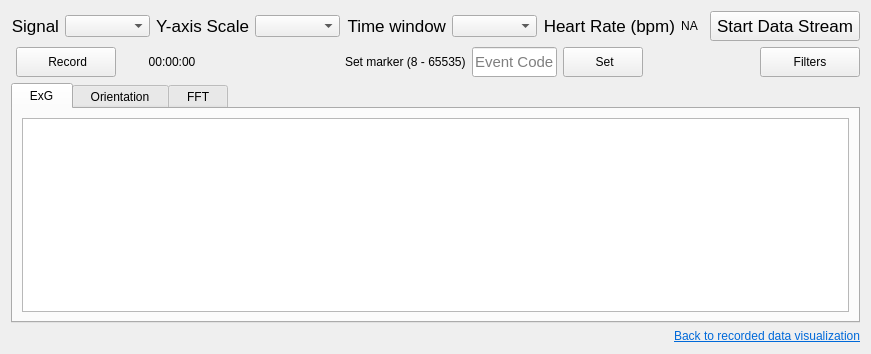
            <widget class="QWidget" name="page_plotsNoWidget">
             <property name="styleSheet">
              <string notr="true"/>
             </property>
             <layout class="QVBoxLayout" name="verticalLayout_21">
              <item>
               <layout class="QHBoxLayout" name="horizontalLayout_32">
                <item>
                 <widget class="QLabel" name="label_signal">
                  <property name="font">
                   <font>
                    <pointsize>13</pointsize>
                    <italic>false</italic>
                    <bold>false</bold>
                   </font>
                  </property>
                  <property name="text">
                   <string>Signal</string>
                  </property>
                  <property name="alignment">
                   <set>Qt::AlignRight|Qt::AlignTrailing|Qt::AlignVCenter</set>
                  </property>
                 </widget>
                </item>
                <item>
                 <widget class="QComboBox" name="value_signal">
                  <property name="minimumSize">
                   <size>
                    <width>85</width>
                    <height>0</height>
                   </size>
                  </property>
                  <property name="maximumSize">
                   <size>
                    <width>16777215</width>
                    <height>16777215</height>
                   </size>
                  </property>
                 </widget>
                </item>
                <item>
                 <widget class="QLabel" name="label_yAxis">
                  <property name="font">
                   <font>
                    <pointsize>13</pointsize>
                    <italic>false</italic>
                    <bold>false</bold>
                   </font>
                  </property>
                  <property name="text">
                   <string>Y-axis Scale</string>
                  </property>
                  <property name="alignment">
                   <set>Qt::AlignRight|Qt::AlignTrailing|Qt::AlignVCenter</set>
                  </property>
                 </widget>
                </item>
                <item>
                 <widget class="QComboBox" name="value_yAxis">
                  <property name="minimumSize">
                   <size>
                    <width>85</width>
                    <height>0</height>
                   </size>
                  </property>
                  <property name="maximumSize">
                   <size>
                    <width>16777215</width>
                    <height>16777215</height>
                   </size>
                  </property>
                 </widget>
                </item>
                <item>
                 <widget class="QLabel" name="label_timeScale">
                  <property name="font">
                   <font>
                    <pointsize>13</pointsize>
                    <italic>false</italic>
                    <bold>false</bold>
                   </font>
                  </property>
                  <property name="text">
                   <string>Time window</string>
                  </property>
                  <property name="alignment">
                   <set>Qt::AlignRight|Qt::AlignTrailing|Qt::AlignVCenter</set>
                  </property>
                 </widget>
                </item>
                <item>
                 <widget class="QComboBox" name="value_timeScale">
                  <property name="minimumSize">
                   <size>
                    <width>85</width>
                    <height>0</height>
                   </size>
                  </property>
                  <property name="maximumSize">
                   <size>
                    <width>16777215</width>
                    <height>16777215</height>
                   </size>
                  </property>
                 </widget>
                </item>
                <item>
                 <widget class="QLabel" name="label_heartRate">
                  <property name="font">
                   <font>
                    <pointsize>13</pointsize>
                    <italic>false</italic>
                    <bold>false</bold>
                   </font>
                  </property>
                  <property name="text">
                   <string>Heart Rate (bpm)</string>
                  </property>
                  <property name="alignment">
                   <set>Qt::AlignRight|Qt::AlignTrailing|Qt::AlignVCenter</set>
                  </property>
                 </widget>
                </item>
                <item>
                 <widget class="QLabel" name="value_heartRate">
                  <property name="maximumSize">
                   <size>
                    <width>16777215</width>
                    <height>25</height>
                   </size>
                  </property>
                  <property name="styleSheet">
                   <string notr="true"/>
                  </property>
                  <property name="text">
                   <string>NA</string>
                  </property>
                  <property name="alignment">
                   <set>Qt::AlignCenter</set>
                  </property>
                 </widget>
                </item>
                <item>
                 <widget class="QFrame" name="frame_2">
                  <property name="frameShape">
                   <enum>QFrame::StyledPanel</enum>
                  </property>
                  <property name="frameShadow">
                   <enum>QFrame::Raised</enum>
                  </property>
                 </widget>
                </item>
                <item>
                 <widget class="QPushButton" name="btn_stream">
                  <property name="minimumSize">
                   <size>
                    <width>150</width>
                    <height>30</height>
                   </size>
                  </property>
                  <property name="maximumSize">
                   <size>
                    <width>16777215</width>
                    <height>16777215</height>
                   </size>
                  </property>
                  <property name="font">
                   <font>
                    <pointsize>13</pointsize>
                    <italic>false</italic>
                    <bold>false</bold>
                   </font>
                  </property>
                  <property name="cursor">
                   <cursorShape>PointingHandCursor</cursorShape>
                  </property>
                  <property name="styleSheet">
                   <string notr="true"/>
                  </property>
                  <property name="text">
                   <string>Start Data Stream</string>
                  </property>
                 </widget>
                </item>
               </layout>
              </item>
              <item>
               <layout class="QHBoxLayout" name="horizontalLayout_35">
                <property name="leftMargin">
                 <number>5</number>
                </property>
                <item>
                 <layout class="QHBoxLayout" name="horizontalLayout_33">
                  <item>
                   <widget class="QPushButton" name="btn_record">
                    <property name="minimumSize">
                     <size>
                      <width>100</width>
                      <height>30</height>
                     </size>
                    </property>
                    <property name="cursor">
                     <cursorShape>PointingHandCursor</cursorShape>
                    </property>
                    <property name="text">
                     <string> Record</string>
                    </property>
                    <property name="icon">
                     <iconset resource="../../app_resources.qrc">
                      <normaloff>:/icons/icons/cil-media-record.png</normaloff>:/icons/icons/cil-media-record.png</iconset>
                    </property>
                    <property name="iconSize">
                     <size>
                      <width>18</width>
                      <height>18</height>
                     </size>
                    </property>
                   </widget>
                  </item>
                  <item>
                   <widget class="QLabel" name="label_recording_time">
                    <property name="minimumSize">
                     <size>
                      <width>100</width>
                      <height>0</height>
                     </size>
                    </property>
                    <property name="maximumSize">
                     <size>
                      <width>150</width>
                      <height>30</height>
                     </size>
                    </property>
                    <property name="styleSheet">
                     <string notr="true"/>
                    </property>
                    <property name="text">
                     <string>00:00:00</string>
                    </property>
                    <property name="alignment">
                     <set>Qt::AlignCenter</set>
                    </property>
                   </widget>
                  </item>
                 </layout>
                </item>
                <item>
                 <widget class="QFrame" name="frame_4">
                  <property name="frameShape">
                   <enum>QFrame::StyledPanel</enum>
                  </property>
                  <property name="frameShadow">
                   <enum>QFrame::Raised</enum>
                  </property>
                 </widget>
                </item>
                <item>
                 <spacer name="horizontalSpacer_6">
                  <property name="orientation">
                   <enum>Qt::Horizontal</enum>
                  </property>
                  <property name="sizeHint" stdset="0">
                   <size>
                    <width>40</width>
                    <height>20</height>
                   </size>
                  </property>
                 </spacer>
                </item>
                <item>
                 <layout class="QHBoxLayout" name="horizontalLayout_34">
                  <item>
                   <widget class="QLabel" name="label_13">
                    <property name="text">
                     <string>Set marker (8 - 65535)</string>
                    </property>
                   </widget>
                  </item>
                  <item>
                   <widget class="QLineEdit" name="value_event_code">
                    <property name="maximumSize">
                     <size>
                      <width>85</width>
                      <height>30</height>
                     </size>
                    </property>
                    <property name="font">
                     <font>
                      <pointsize>11</pointsize>
                      <italic>false</italic>
                      <bold>false</bold>
                     </font>
                    </property>
                    <property name="styleSheet">
                     <string notr="true">font: 11pt </string>
                    </property>
                    <property name="placeholderText">
                     <string>Event Code</string>
                    </property>
                   </widget>
                  </item>
                  <item>
                   <widget class="QPushButton" name="btn_marker">
                    <property name="minimumSize">
                     <size>
                      <width>80</width>
                      <height>30</height>
                     </size>
                    </property>
                    <property name="maximumSize">
                     <size>
                      <width>80</width>
                      <height>16777215</height>
                     </size>
                    </property>
                    <property name="cursor">
                     <cursorShape>PointingHandCursor</cursorShape>
                    </property>
                    <property name="styleSheet">
                     <string notr="true"/>
                    </property>
                    <property name="text">
                     <string> Set</string>
                    </property>
                   </widget>
                  </item>
                 </layout>
                </item>
                <item>
                 <spacer name="horizontalSpacer_5">
                  <property name="orientation">
                   <enum>Qt::Horizontal</enum>
                  </property>
                  <property name="sizeHint" stdset="0">
                   <size>
                    <width>40</width>
                    <height>20</height>
                   </size>
                  </property>
                 </spacer>
                </item>
                <item>
                 <widget class="QPushButton" name="btn_plot_filters">
                  <property name="minimumSize">
                   <size>
                    <width>100</width>
                    <height>30</height>
                   </size>
                  </property>
                  <property name="cursor">
                   <cursorShape>PointingHandCursor</cursorShape>
                  </property>
                  <property name="text">
                   <string>Filters</string>
                  </property>
                  <property name="icon">
                   <iconset resource="../../app_resources.qrc">
                    <normaloff>:/icons/icons/cil-options.png</normaloff>:/icons/icons/cil-options.png</iconset>
                  </property>
                  <property name="iconSize">
                   <size>
                    <width>16</width>
                    <height>12</height>
                   </size>
                  </property>
                 </widget>
                </item>
               </layout>
              </item>
              <item>
               <widget class="QTabWidget" name="tabWidget">
                <property name="styleSheet">
                 <string notr="true"/>
                </property>
                <property name="currentIndex">
                 <number>0</number>
                </property>
                <widget class="QWidget" name="exg">
                 <attribute name="title">
                  <string>  ExG  </string>
                 </attribute>
                 <layout class="QHBoxLayout" name="horizontalLayout_21">
                  <item>
                   <widget class="PlotWidget" name="plot_exg"/>
                  </item>
                 </layout>
                </widget>
                <widget class="QWidget" name="orn">
                 <attribute name="title">
                  <string>  Orientation  </string>
                 </attribute>
                 <layout class="QHBoxLayout" name="horizontalLayout_22">
                  <item>
                   <widget class="GraphicsLayoutWidget" name="plot_orn"/>
                  </item>
                 </layout>
                </widget>
                <widget class="QWidget" name="fft">
                 <attribute name="title">
                  <string>  FFT  </string>
                 </attribute>
                 <layout class="QHBoxLayout" name="horizontalLayout_23">
                  <item>
                   <widget class="PlotWidget" name="plot_fft"/>
                  </item>
                 </layout>
                </widget>
               </widget>
              </item>
              <item>
               <widget class="QLabel" name="label_7">
                <property name="text">
                 <string>&lt;html&gt;&lt;head/&gt;&lt;body&gt;&lt;p&gt;&lt;a href=&quot;mentalab.com&quot;&gt;&lt;span style=&quot; text-decoration: underline; color:#0069d9;&quot;&gt;Back to recorded data visualization&lt;/span&gt;&lt;/a&gt;&lt;/p&gt;&lt;/body&gt;&lt;/html&gt;</string>
                </property>
                <property name="alignment">
                 <set>Qt::AlignRight|Qt::AlignTrailing|Qt::AlignVCenter</set>
                </property>
                <property name="openExternalLinks">
                 <bool>true</bool>
                </property>
               </widget>
              </item>
             </layout>
            </widget>
